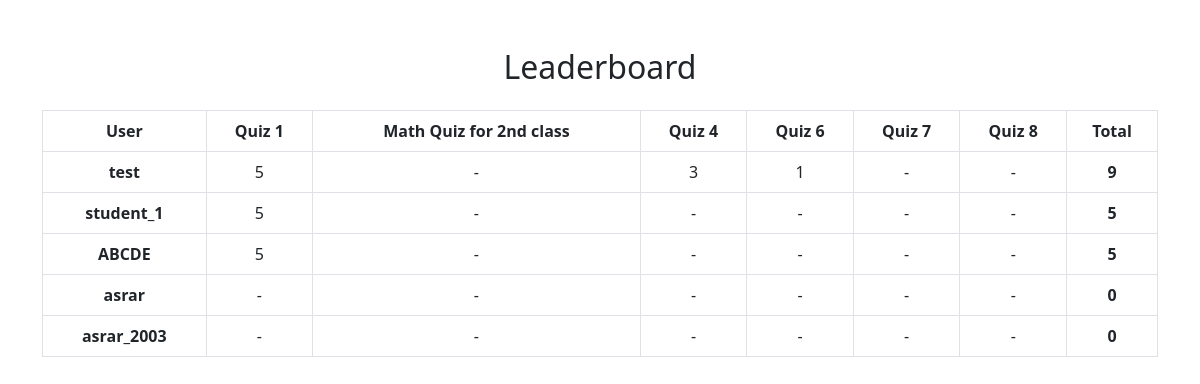
Screenshot of /Student/leaderboard with the database file from the repository.
### Student/models.py (models this page shows, shortened)
class Quiz(models.Model):
    title = models.CharField(max_length=255)
    description = models.TextField()
    created_at = models.DateTimeField(auto_now_add=True)

### core/models.py (models this page shows, shortened)
class CustomUser(AbstractUser):
    is_teacher = models.BooleanField(default=False)

### Student/views.py (the view)
# urls.py: path('leaderboard', views.leaderboardView, name='leaderboard'),
def leaderboardView(request):
    def getScore(user_choices_json):
        score = 0
        for ans in user_choices_json.values():
            if ans['selected'] == ans['correct']:
                score += 1
        return score
    scores = {}
    for user in CustomUser.objects.all():
        scores[user.username] = {}
        for quiz in Quiz.objects.all():
             scores[user.username][quiz.title] = 0
    for res in Result.objects.all():
        scores[res.user.username][res.quiz.title] += getScore(res.user_choices_json)
    total_scores = {user: sum(quiz_scores.values()) for user, quiz_scores in scores.items()}
    sorted_scores = sorted(total_scores.items(), key=lambda item: item[1], reverse=True)
    return render(request, 'Student/leaderboard.html', {'scores':sorted_scores, 'detail_scores':scores, 'quiz_list': [quiz.title for quiz in Quiz.objects.all()], 'test':{'a_1':{'b_1':'hello'}}})

### Student/templatetags/custom_filters.py (called while the page is built)
@register.filter
def get_item(dc, key):
    return dc.get(key)

### Student/templates/Student/leaderboard.html
{% extends 'Student/base.html' %}
{% load custom_filters %}
{% block content %}
    <div class="container mt-5">
        <h2 class="text-center mb-4">Leaderboard</h2>
        {% if scores %}
            <div class="table-responsive">
                <table class="table table-bordered table-hover text-center">
                    <thead class="thead-dark">
                        <tr>
                            <th>User</th>
                            {% for quiz in quiz_list %}
                                <th>{{ quiz }}</th>
                            {% endfor %}
                            <th>Total</th>
                        </tr>
                    </thead>
                    <tbody>
                        {% for user, total_score in scores %}
                            <tr>
                                <td><strong>{{ user }}</strong></td>
                                {% with detail_scores|get_item:user as user_scores %}
                                    {% for quiz in quiz_list %}
                                        <td>{{ user_scores|get_item:quiz|default:"-" }}</td>
                                    {% endfor %}
                                {% endwith %}
                                <td><strong>{{ total_score }}</strong></td>
                            </tr>
                        {% endfor %}
                    </tbody>
                </table>
            </div>
        {% else %}
            <div class="alert alert-info text-center">
                <p>No scores available yet. Be the first to take a quiz and enter the leaderboard!</p>
            </div>
        {% endif %}
    </div>
{% endblock %}

### rows the page displays
Quiz: quiz_list "Quiz 1", quiz_list "5" "5" "5" "-" "-"
Quiz: quiz_list "Math Quiz for 2nd class", quiz_list "-" "-" "-" "-" "-"
Quiz: quiz_list "Quiz 4", quiz_list "3" "-" "-" "-" "-"
Quiz: quiz_list "Quiz 6", quiz_list "1" "-" "-" "-" "-"
Quiz: quiz_list "Quiz 7", quiz_list "-" "-" "-" "-" "-"
Quiz: quiz_list "Quiz 8", quiz_list "-" "-" "-" "-" "-"
CustomUser: scores "test"
CustomUser: scores "student_1"
CustomUser: scores "ABCDE"
CustomUser: scores "asrar"
CustomUser: scores "asrar_2003"

### other values shown
{{ total_score }} "9" "5" "5" "0" "0"
